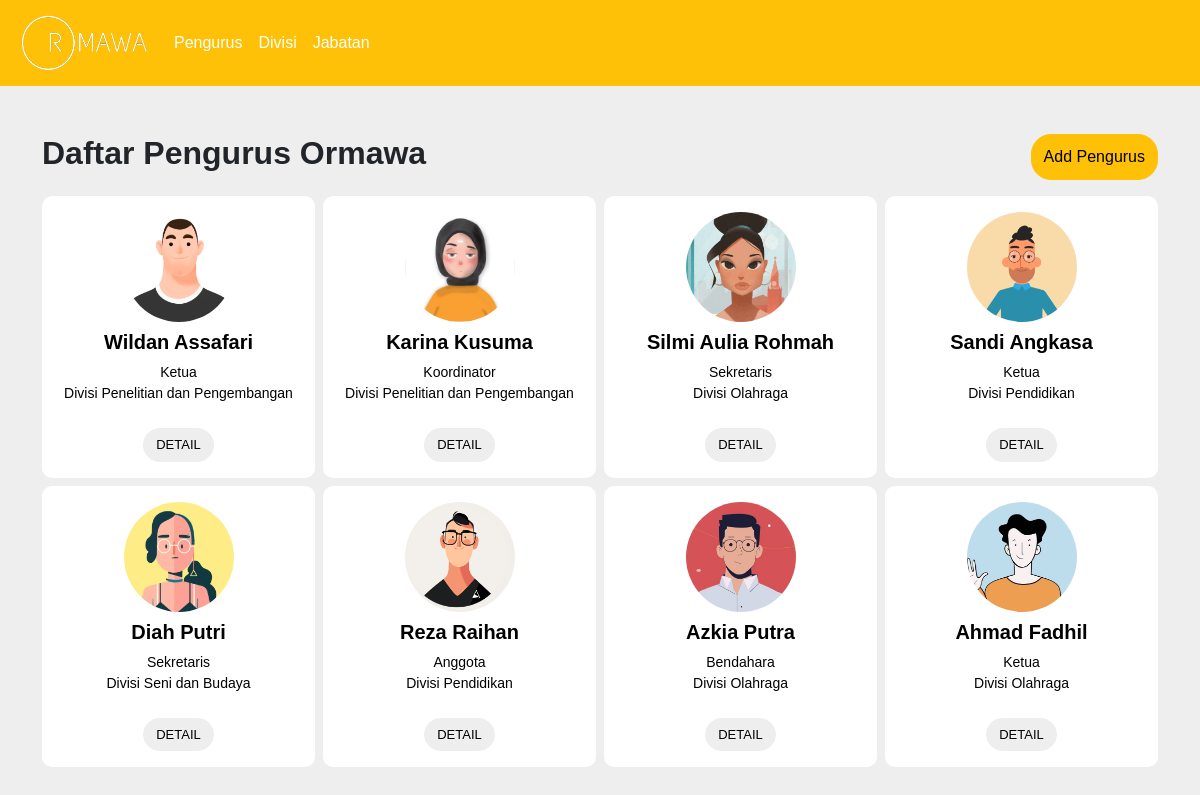
The page / on the database its author committed.
### tables this page shows
CREATE TABLE `pengurus` (
  `id_pengurus` int(11) NOT NULL,
  `nim` varchar(20) DEFAULT NULL,
  `nama` varchar(50) DEFAULT NULL,
  `semester` int(10) DEFAULT NULL,
  `foto` varchar(200) DEFAULT '',
  `id_bidang` int(11) DEFAULT NULL
);

CREATE TABLE `bidang_divisi` (
  `id_bidang` int(11) NOT NULL,
  `jabatan` varchar(50) DEFAULT NULL,
  `id_divisi` int(11) DEFAULT NULL
);

CREATE TABLE `divisi` (
  `id_divisi` int(11) NOT NULL,
  `nama_divisi` varchar(50) DEFAULT NULL
);

### conf.php (called while the page is built)
<?php
$db_host = "localhost";
$db_user = "root";
$db_pass = "";
$db_name = "db_dpbo_tp2";
?>

### includes/DB.class.php (called while the page is built, shortened)
<?php
class DB
{
    var $db_host = "";
    var $db_user = "";
    var $db_pass = "";
    var $db_name = "";
    var $db_link = "";
    var $result = 0;
    function __construct($db_host = '', $db_user = '', $db_pass = '', $db_name = '')
    {
        $this->db_host = $db_host;
        $this->db_user = $db_user;
        $this->db_pass = $db_pass;
        $this->db_name = $db_name;
    }
    function open()
    {
        $this->db_link = mysqli_connect($this->db_host, $this->db_user, $this->db_pass, $this->db_name);
    }
    function execute($query = "")
    {
        $this->result = mysqli_query($this->db_link, $query);
        return $this->result;
    }
    function getResult()
    {
        return mysqli_fetch_array($this->result);
    }
}
?>

### includes/Pengurus.class.php (called while the page is built, shortened)
<?php
class Pengurus extends DB{
    function getPengurus(){
        $query = "SELECT * FROM pengurus";
        return $this->execute($query);
    }
}
?>

### includes/Bidang_Divisi.class.php (called while the page is built, shortened)
<?php
class Bidang_Divisi extends DB{
    function getJabatan($id){
        $query = "SELECT * FROM bidang_divisi where id_bidang  = '$id'";
        return $this->execute($query);
    }
}
?>

### includes/Divisi.class.php (called while the page is built, shortened)
<?php
class Divisi extends DB{
    function getDivisiName($id){
        $query = "SELECT * FROM divisi where id_divisi  = '$id'";
        return $this->execute($query);
    }
}
?>

### index.php (the view, shortened to what this page needs)
<?php
include("conf.php");
include("includes/Template.class.php");
include("includes/DB.class.php");
include("includes/Pengurus.class.php");
include("includes/Divisi.class.php");
include("includes/Bidang_Divisi.class.php");
$pengurus = new Pengurus($db_host, $db_user, $db_pass, $db_name);
$pengurus->open();
$pengurus->getPengurus();
$divisi = new Divisi($db_host, $db_user, $db_pass, $db_name);
$divisi->open();
$bidang_divisi = new Bidang_Divisi($db_host, $db_user, $db_pass, $db_name);
$bidang_divisi->open();
$data = null;
while (list($id_pengurus, $nim, $nama, $semester, $foto, $id_bidang) = $pengurus->getResult()){
    $bidang_divisi->getJabatan($id_bidang);
    $jabatan = $bidang_divisi->getResult();
    $divisi->getDivisiName($jabatan['id_divisi']);
    $nama_divisi = $divisi->getResult();
    $data .= " <div class='col-md-3'>
                <a href='detailPengurus.php?id_pengurus=" . $id_pengurus . "'>
                    <div class='card p-2 py-3 text-center'>
                        <div class='img mb-2'> <img src='assets/images/". $foto ."' width='110' height='110' class='rounded-circle'></div>
                        <h5 class='mb-0'><strong> ". $nama ." </strong></h5>
                        <small>". $jabatan['jabatan'] ."</small>
                        <small>Divisi ". $nama_divisi['nama_divisi'] ."</small>
                        <div class='mt-4 apointment'> <button class='btn btn-warning btn-opacity-50 text-uppercase'>Detail</button> </div>
                    </div>
                </a>
            </div> ";
}

### includes/Template.class.php (shortened to what this page needs)
<?php
class Template
{
    var $content = '';
    function __construct($filename='')
    {
        $this->content = implode('', @file($filename));
    }
    function clear()
    {
        $this->content = preg_replace("/DATA_[A-Z|_|0-9]+/", "", $this->content);
    }
    function write()
    {
        print $this->content;
    }
    function replace($old = '', $new = '')
    {
        if (is_int($new)) {
            $value = sprintf("%d", $new);
        }
        elseif (is_float($new)) {
            $value = sprintf("%f", $new);
        }
        elseif (is_array($new)) {
            $value = '';
            foreach ($new as $item) {
                $value .= $item. ' ';
            }
        }
        else {
            $value = $new;
        }
        $this->content = preg_replace("/$old/", $value, $this->content);
    }
}
?>

### assets/css/style.css (style rules this page uses)
body { background-color: #FFEBEE }
body { font-family: 'Maven Pro', sans-serif; background-color: #eee; }
a { text-decoration: none; color: black; }
.mb-0 { padding-bottom: 8px; }
h2 { font-weight: bold; }
.add { border-radius: 20px }
.card { border: none; border-radius: 10px; transition: all 1s; cursor: pointer }
.apointment button { border-radius: 20px; background-color: #eee; color: #000; border-color: #eee; font-size: 13px }

### rows shown on the page
pengurus: foto (picture), nama "Wildan Assafari", id_bidang.jabatan "Ketua", divisi.nama_divisi "Penelitian dan Pengembangan"
pengurus: foto (picture), nama "Karina Kusuma", id_bidang.jabatan "Koordinator", divisi.nama_divisi "Penelitian dan Pengembangan"
pengurus: foto (picture), nama "Silmi Aulia Rohmah", id_bidang.jabatan "Sekretaris", divisi.nama_divisi "Olahraga"
pengurus: foto (picture), nama "Sandi Angkasa", id_bidang.jabatan "Ketua", divisi.nama_divisi "Pendidikan"
pengurus: foto (picture), nama "Diah Putri", id_bidang.jabatan "Sekretaris", divisi.nama_divisi "Seni dan Budaya"
pengurus: foto (picture), nama "Reza Raihan", id_bidang.jabatan "Anggota", divisi.nama_divisi "Pendidikan"
pengurus: foto (picture), nama "Azkia Putra", id_bidang.jabatan "Bendahara", divisi.nama_divisi "Olahraga"
pengurus: foto (picture), nama "Ahmad Fadhil", id_bidang.jabatan "Ketua", divisi.nama_divisi "Olahraga"

### other values the page prints
$this->content "Pengurus Divisi Jabatan Daftar Pengurus Ormawa Add Pengurus"
